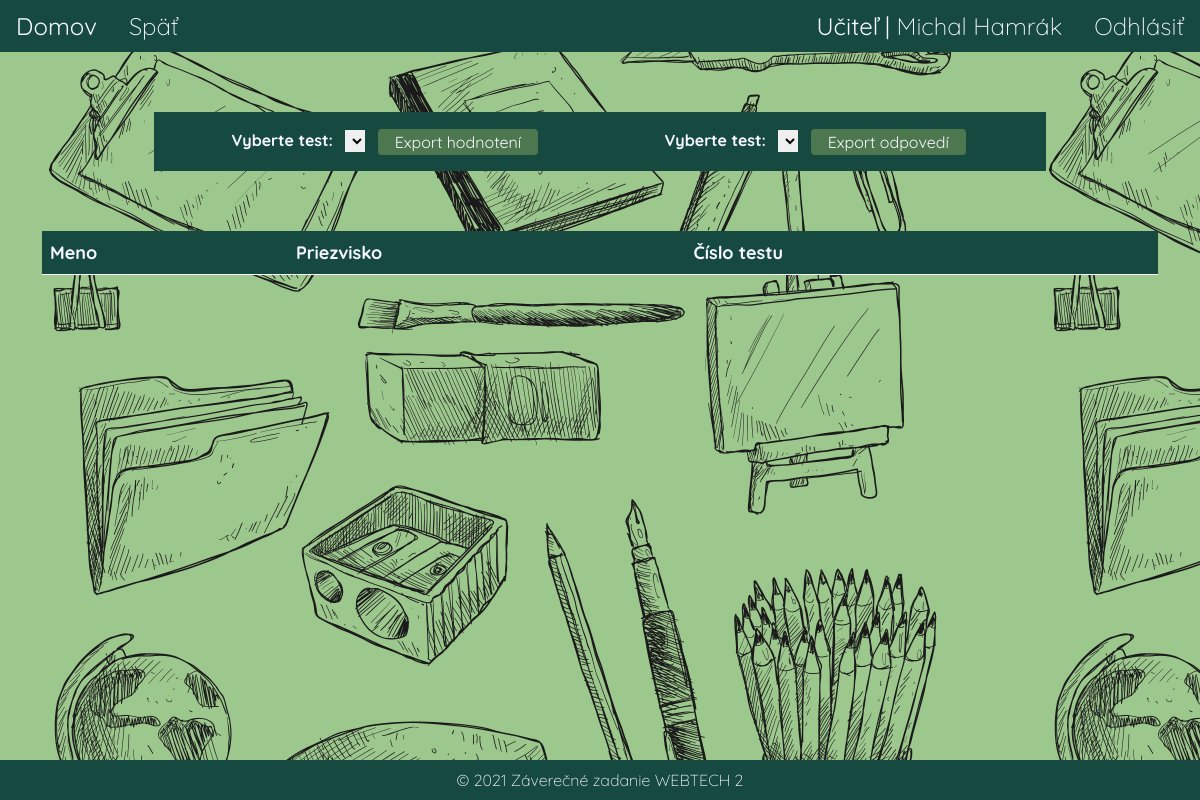
The page /passTests.php (signed in) on the database as committed earlier.
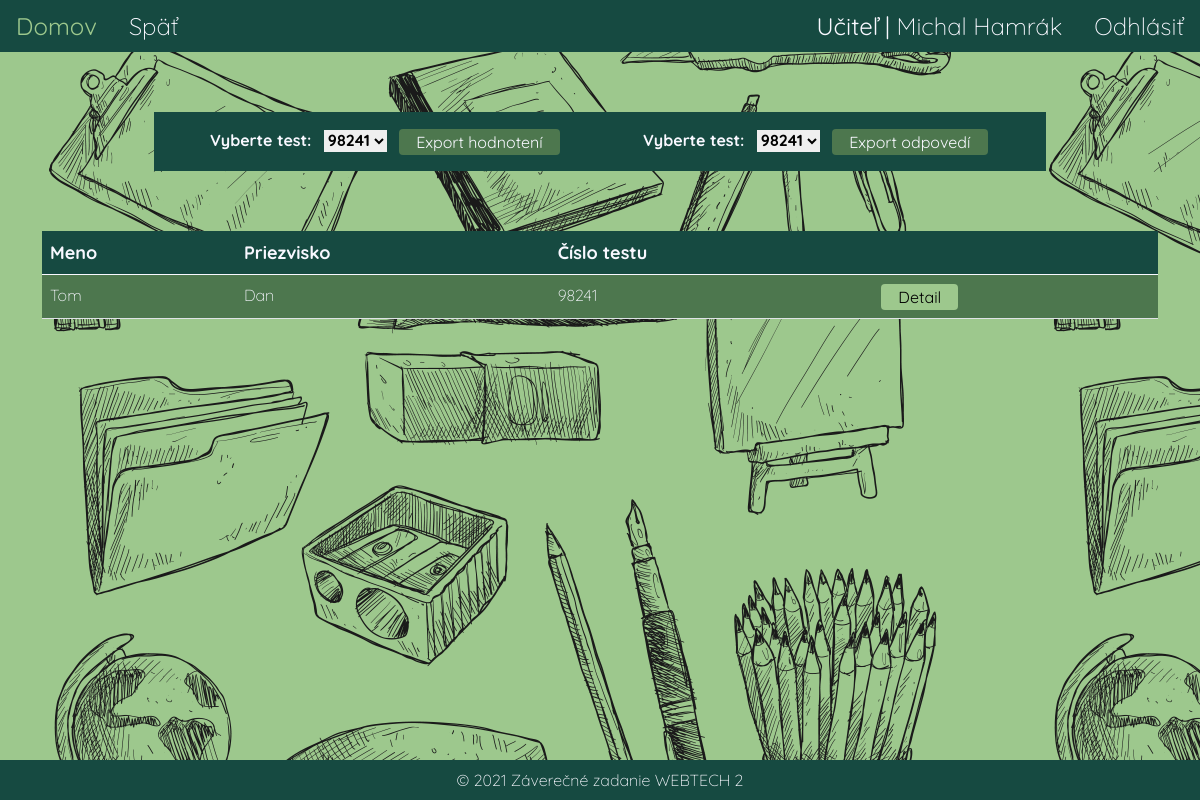
The same page on the database as committed later.
### tables this page shows
CREATE TABLE `submitted_tests` (
  `id` int UNSIGNED NOT NULL,
  `test_code` int NOT NULL,
  `student_id` int NOT NULL,
  `submitted_answers_id` varchar(256) NOT NULL
);

CREATE TABLE `students` (
  `id` int UNSIGNED NOT NULL,
  `first_name` varchar(512) NOT NULL,
  `last_name` varchar(512) NOT NULL,
  `active` tinyint NOT NULL,
  `test_number` int NOT NULL,
  `test_submit` tinyint NOT NULL
);

### passTests.php (the view, shortened to what the changed rows need)
<?php
require_once "partials/header.php";
$conn = (new Database())->createConnection();
echo getHead('Odovzdané testy');
echo getHeaderTeacher($_SESSION['name'], $_SESSION['surname'], $_SESSION["loginType"]); ?>
    <div class="container">
        <div class="row exportLabel container-export">
            <div class="col">
                <?php
                $getTests = $conn->prepare("select distinct st.test_code from tests t join submitted_tests st on st.test_code = t.code where t.teacher_id = :teacher_id");
                $getTests->bindParam(':teacher_id', $_SESSION['teacher_id']);
                $getTests->execute();
                $rs = $getTests->fetchAll();
                ?>
                <label class="exportTest" for="exportCSV">Vyberte test:</label>
                <select class="exportTest" id="exportPDFexportCSV" name="exportCSV">
                    <?php
                    foreach ($rs as $row){?>
                        <option value="<?php echo $row['test_code'] ?>"><?php echo $row['test_code'] ?></option>
                    <?php }
                    ?>
                </select>
                <input type="button" onclick="exportToCSV()" value="Export hodnotení" class="btn btn-table">
            </div>
            <div class="col exportLabel">
                <label class="exportTest" for="exportPDF">Vyberte test:</label>
                <select class="exportTest" id="exportPDF" name="exportPDF">
                    <?php
                    foreach ($rs as $row){?>
                        <option value="<?php echo $row['test_code'] ?>"><?php echo $row['test_code'] ?></option>
                    <?php }
                    ?>
                </select>
                <input onclick="exportToPDF()" type="button" value="Export odpovedí" class="btn btn-table">
            </div>
        </div>
    </div>
    <div class="container">
        <div class="row">
            <div class="col-md-12 table-responsive">
                <table class="table">
                    <thead>
                    <tr>
                        <th scope="col">Meno</th>
                        <th scope="col">Priezvisko</th>
                        <th scope="col">Číslo testu</th>
                        <th scope="col"></th>
                    </tr>
                    </thead>
                    <tbody>
                    <?php
                    $insert = $conn->prepare("select st.id, st.test_code, s.first_name, s.last_name
from submitted_tests st
    left join students s on s.test_number=st.test_code and s.id = st.student_id
    left join tests t on t.code=s.test_number where s.active = 3 and t.teacher_id = :teacher_id");
                    $insert->bindParam(':teacher_id',$_SESSION['teacher_id']);
                    $insert->execute();
                    $result = $insert->fetchAll();
                    foreach ($result as $row){?>
                        <tr class="rowTab" id="<?php echo $row['id']; ?>">
                            <td class="name"><?php echo $row['first_name']; ?></td>
                            <td class="surname"><?php echo $row['last_name']; ?></td>
                            <td><?php echo $row['test_code']; ?></td>
                            <td><a type="button" class="btn btn-login btn-table " href="submittedTestDetail.php?id=<?php echo $row['id']; ?>">Detail</a></td>
                        </tr>
                        <?php
                    }
                    ?>
                    </tbody>
                </table>
            </div>
        </div>
    </div>
<?php echo getFooter();?>

### partials/header.php (shortened to what the changed rows need)
<?php
function getHead($pageTitle)
{
    return <<<HTML
<!doctype html>
<html lang="en">
<head>
    <meta charset="UTF-8">
    <meta name="viewport"
          content="width=device-width, user-scalable=no, initial-scale=1.0, maximum-scale=1.0, minimum-scale=1.0">
    <meta http-equiv="X-UA-Compatible" content="ie=edge">
    <title>{$pageTitle}</title>
    <script src="https://ajax.googleapis.com/ajax/libs/jquery/3.5.1/jquery.min.js"></script>
    <script src="https://cdnjs.cloudflare.com/ajax/libs/jsPlumb/2.15.5/js/jsplumb.min.js"></script>
    <link href="https://cdn.jsdelivr.net/npm/bootstrap@5.0.0/dist/css/bootstrap.min.css" rel="stylesheet">
    <script src="https://cdn.jsdelivr.net/npm/bootstrap@5.0.0/dist/js/bootstrap.bundle.min.js"></script>
    <script src="//cdn.datatables.net/1.10.24/js/jquery.dataTables.min.js"></script>
    <link rel="stylesheet" href="//cdn.datatables.net/1.10.24/css/jquery.dataTables.min.css">
    <script src="assets/js/script.js"></script>
    <link rel="stylesheet" href="assets/css/style.css">
    <link rel="stylesheet" href="assets/css/partials/margins.css">
    <link href="https://fonts.googleapis.com/css?family=Quicksand:300,500" rel="stylesheet">
    <script src="assets/drawingboard.js-master/dist/drawingboard.js"></script>
    <link rel="stylesheet" type="text/css" href="assets/drawingboard.js-master/dist/drawingboard.css">
    <link rel="stylesheet" type="text/css" href="https://cdnjs.cloudflare.com/ajax/libs/mathquill/0.10.1/mathquill.min.css">
    <script src="https://cdnjs.cloudflare.com/ajax/libs/mathquill/0.10.1/mathquill.min.js" type="text/javascript"></script>
</head>
<body>
HTML;
}
function getHeaderTeacher($name, $surname, $typeLogin){
    return <<<HTML
<header>
    <ul class="nav">
        <li class="nav-item">
            <a class="nav-link active" aria-current="page" href="domov.php"><b>Domov</b></a>
        </li>
        <li class="nav-item">
            <a class="nav-link" href="javascript:history.back()">Späť</a>
        </li>
    </ul>
    <ul class="nav">
        <li class="nav-item navRight">
            <span id="noHover" class="nav-link"><b>$typeLogin |</b> $name $surname</span>
        </li>
        <li class="nav-item navRight">
            <a class="nav-link" href="logout.php">Odhlásiť</a>
        </li>
    </ul>
</header>
HTML;
}
function getFooter(){
    return <<<HTMl
<footer>
    <span>&copy; 2021 Záverečné zadanie WEBTECH 2</span>
</footer>
</body>
</html>
HTMl;
}

Rows that differ between the two databases and show on the page:
added submitted_tests: student.first_name "Tom", student.last_name "Dan", test_code "98241"
Other text that changed with them:
form field exportCSV: (not shown) → "98241"
form field exportPDF: (not shown) → "98241"
